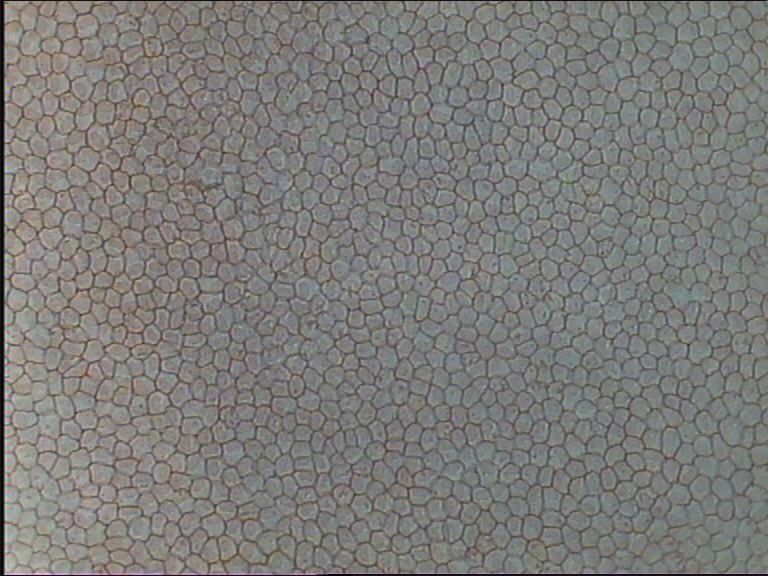
#> input picture cell_data/Original/1.Jpg, 768 x 576 px, given in place of 26.jpg, which was not available
$ python image_layer.py
#> lines starting #> are read from the running program, lines starting #| are printed output that depends on the picture; after the words box and inside, x2 and y2 are one past the last pixel; in counts of white or black regions, pixels touching at a corner belong together; pictures that were not available may be replaced by others from this repository, and a replacement may not be noted
import cv2
import os
import numpy as np
from torch import nn
import torch
from matplotlib import pyplot as plt
from tqdm import tqdm


def extract_two_sub_images(filepath : str, image_number : int, display_images : bool, n_image : int, n_label : int):
    """extracts two subimages from the given image number. Returns both the label and the image

    Parameters
    ----------
    filepath : str
        the location of the folders containing the masks and the images
    image_number : int
        the number (1-30) of the file to be opened
    display_images : bool
        whether to print the images and their associated large image
    Returns
    -------
    (img_1, label_1), (img_2, label_2) : all numpy.array
        The image (array format) and manual label (array format) in grayscale for two sub images
        the label arrays have a size of 67x67. The input arrays are 97x97 as the network structure
        loses the outer pixel dimensions
    img_g : numpy.array
        The original image in grayscale, with the chosen rechtangles marked
    """
#> called with image_number = 26, display_images = False, n_image = 97, n_label = 67

    file_orig = filepath+"\\Original\\"+str(image_number)+".jpg"
    label = filepath + "\\Manual\\"+str(image_number)+"s.jpg"
    #print(os.listdir(filepath))

    # note - we will train on a gray image!
    img = cv2.imread(file_orig)
#> img is the input picture: shape (576, 768, 3); mean B, G, R 120.8, 123.5, 124.2
    img_g = cv2.imread(file_orig,cv2.IMREAD_GRAYSCALE)
#> img_g: shape (576, 768); min 0, max 211, mean 123.4
    img_label = cv2.imread(label,cv2.IMREAD_GRAYSCALE)
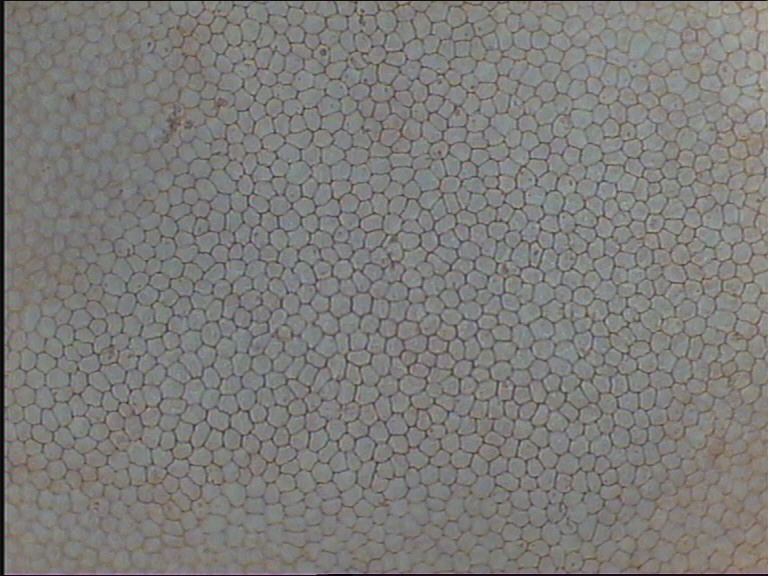
#> input picture cell_data/Original/10.Jpg, 768 x 576 px, given in place of 26s.jpg, which was not available
#> img_label: shape (576, 768); min 0, max 175, mean 123.7

    # Draw in the labels
    # note that the label are where it is white (255), but there is some noise
    # where the mask is value 1, should be removed prior to training
    #img[img_label == 255] = (0,0,255)
    window_name = 'demo'


    # Find the outer extents
    height, width = img_label.shape
#> height = 576; width = 768
    min_x, min_y = width, height
#> min_x = 768; min_y = 576
    max_x = max_y = 0

    cnts, _ = cv2.findContours(img_label, cv2.RETR_TREE, cv2.CHAIN_APPROX_NONE)
#> cnts = 3 contours, 2 with area under 20; largest, box (x1, y1, x2, y2) and area: (0, 0, 768, 576) 441018
    for cnt in cnts:
        peri = cv2.arcLength(cnt, True)
        approx = cv2.approxPolyDP(cnt, 0.02*peri, True)
        x, y, w, h = cv2.boundingRect(approx)
        min_x = min(min_x,x)
        min_y = min(min_y,y)
        max_x = max(max_x,x+w)
        max_y = max(max_y,y+h)
#> this loop made 3 passes
#> (peri, approx, x, y, w, h) on passes 1, 3: (2687.3, [[0, 0], [0, 575], [767, 575], [767, 0]], 0, 0, 768, 576), (5.66, [[343, 574], [344, 573], [345, 574], [344, 575]], 343, 573, 3, 3)
#> (peri, x, y, w, h) on pass 2: (7.66, 346, 573, 4, 3)

    cv2.rectangle(img, (min_x, min_y), (max_x, max_y), (0, 255, 0), 2)
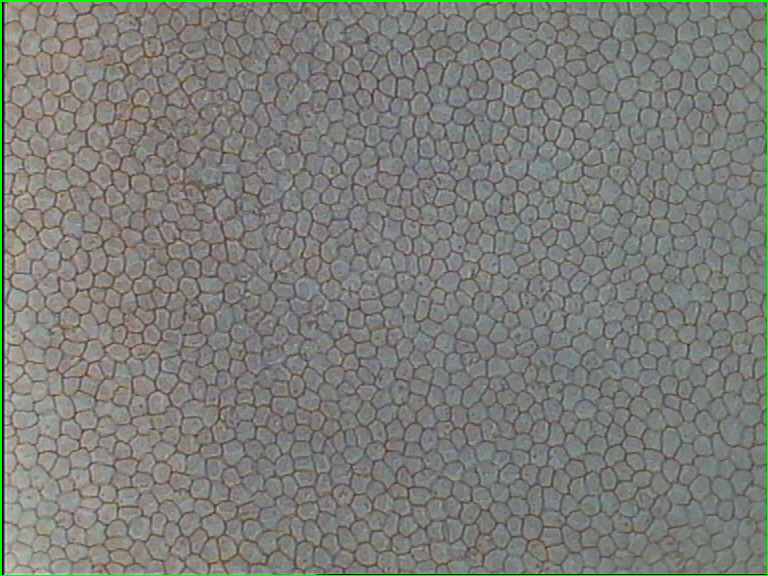
#> img: shape (576, 768, 3); 0.91% of pixels changed, all inside (x1, y1, x2, y2) = (0, 0, 768, 576)

    # paper uses 239x239px images cropped to 67x67. However, the input is 97x97
    n_sub = n_image
    n_lab = n_label

    offset = 55 #px from image edge

    mid1 = (min_x + offset, (min_y+max_y)//2)
#> mid1 = (55, 288)
    mid2 = (max_x - offset, (min_y+max_y)//2)
#> mid2 = (713, 288)
    # we take two sub images at opposite sides of the labelled area
    # we copy here to avoid redrawing a rectangle on the top
    img_cropped_1 = img_g[(mid1[1] - (n_sub-1)//2) : (mid1[1] + (n_sub-1)//2)+1, (mid1[0] - (n_sub-1)//2) : (mid1[0] + (n_sub-1)//2)+1].copy()
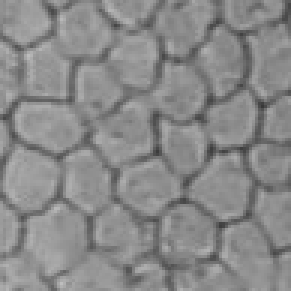
#> img_cropped_1: shape (97, 97) (shown 3 times larger); min 56, max 190, mean 137.4
    img_cropped_2 = img_g[(mid2[1] - (n_sub-1)//2) : (mid2[1] + (n_sub-1)//2)+1, (mid2[0] - (n_sub-1)//2) : (mid2[0] + (n_sub-1)//2)+1].copy()
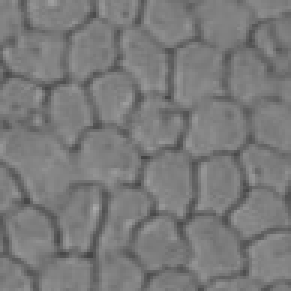
#> img_cropped_2: shape (97, 97) (shown 3 times larger); min 67, max 171, mean 122.2

    label_cropped_1 = img_label[(mid1[1] - (n_lab-1)//2) : (mid1[1] + (n_lab-1)//2)+1, (mid1[0] - (n_lab-1)//2) : (mid1[0] + (n_lab-1)//2)+1].copy()
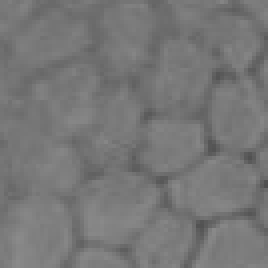
#> label_cropped_1: shape (67, 67) (shown 4 times larger); min 78, max 139, mean 118.7
    label_cropped_2 = img_label[(mid2[1] - (n_lab-1)//2) : (mid2[1] + (n_lab-1)//2)+1, (mid2[0] - (n_lab-1)//2) : (mid2[0] + (n_lab-1)//2)+1].copy()
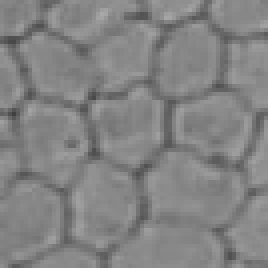
#> label_cropped_2: shape (67, 67) (shown 4 times larger); min 65, max 169, mean 131

    # so we don't get squares on our output image
    img_g_out = img_g.copy()
    #draw the rectangles marking the image on the grayscale one
    cv2.rectangle(img_g,((mid1[0] - (n_lab-1)//2) , (mid1[1] - (n_lab-1)//2) ) ,((mid1[0] + (n_lab-1)//2)+1, (mid1[1] + (n_lab-1)//2)+1),(0, 255, 0), 2)
    #cv2.rectangle(img_label,((mid1[0] - (n_lab-1)//2) , (mid1[1] - (n_lab-1)//2) ) ,((mid1[0] + (n_lab-1)//2)+1, (mid1[1] + (n_lab-1)//2)+1),(0, 255, 0), 2)
    cv2.rectangle(img_g,((mid2[0] - (n_lab-1)//2) , (mid2[1] - (n_lab-1)//2) ) ,((mid2[0] + (n_lab-1)//2)+1, (mid2[1] + (n_lab-1)//2)+1),(0, 255, 0), 2)
    #cv2.rectangle(img_label,((mid2[0] - (n_lab-1)//2) , (mid2[1] - (n_lab-1)//2) ) ,((mid2[0] + (n_lab-1)//2)+1, (mid2[1] + (n_lab-1)//2)+1),(0, 255, 0), 2)
    cv2.rectangle(img_g,(min_x,min_y), (max_x, max_y),(0, 255, 0), 2)
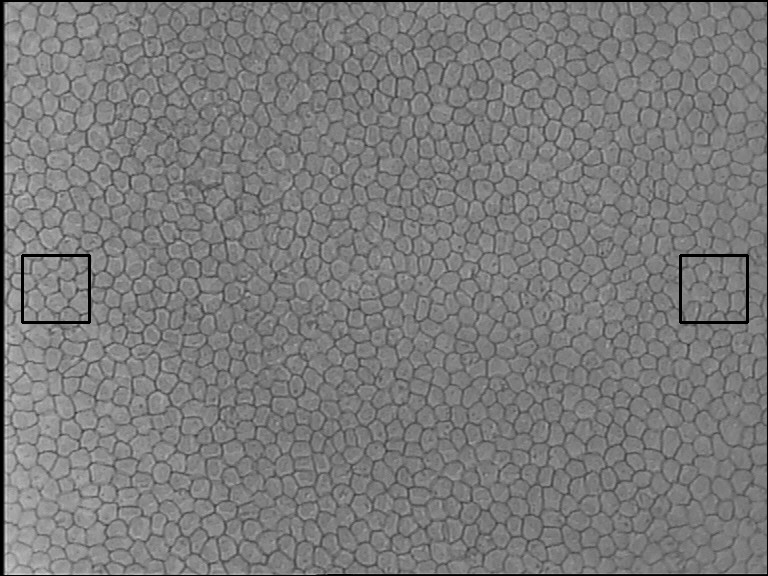
#> img_g: shape (576, 768); min 0, max 211, mean 122.5
    img_g[img_label == 255] = 255
    if display_images:
        cv2.imshow("sub_image_1",img_cropped_1)
        cv2.imshow("sub_label_1",label_cropped_1)
        cv2.imshow("sub_image_2",img_cropped_2)
        cv2.imshow("sub_label_2",label_cropped_2)
        cv2.imshow("img",img_g)
        #cv2.imshow("label",img_label)
        #cv2.imwrite("images\\overlay_two_crop" + str(n) + ".png",img_g)
        cv2.waitKey(0)

    return (img_cropped_1, label_cropped_1), (img_cropped_2, label_cropped_2), img_g_out

# [9 lines left out: functions normalise_image, normalise_label, not called in this run]


class Network(nn.Module):

    # [6 lines left out: function __init__, not called in this run]

    def bipolar_sigmoid(self,x):
        return torch.sigmoid(x)*2 - 1


    # [24 lines left out: functions forward, weights_init_uniform, image_to_tensor, not called in this run]
def tensor_to_array(tensor):
    return torch.squeeze(tensor).detach().numpy()

# [7 lines left out: function post_process, not called in this run]


def main():
    filepath = "C:\\Users\\seoir\\git\\replicating_old_papers\\cell_data"

    # Generate the test and train images
    n_1 = 26
    n_2 = 25

    # we take the train and evaluate images from different images to give more general training
    (tr_1, tr_lb_1), (te_2,te_lb_2), img = extract_two_sub_images(filepath, n_1, False, 97, 67)
    (te_1, te_lb_1), (tr_2,tr_lb_2), _ = extract_two_sub_images(filepath, n_2, False, 97, 67)
#> in extract_two_sub_images, img is the input picture: shape (576, 768, 3); mean B, G, R 121, 123.5, 124.9

    # turn all images to tensors for training
    tr_1 = image_to_tensor(tr_1)
    tr_2 = image_to_tensor(tr_2)
    te_1 = image_to_tensor(te_1)
    te_2 = image_to_tensor(te_2)

    tr_lb_1 = image_to_tensor(tr_lb_1)
    tr_lb_2 = image_to_tensor(tr_lb_2)
    te_lb_1 = image_to_tensor(te_lb_1)
    te_lb_2 = image_to_tensor(te_lb_2)

    # Combining the data into batches:
    train_data = torch.stack([tr_1,tr_2])
    train_labels = torch.stack([tr_lb_1,tr_lb_2])

    eval_data = torch.stack([te_1,te_2])
    eval_labels = torch.stack([te_lb_1,te_lb_2])


    # From the paper
    learningRate = 0.05
    momentum = 0.9

    model = Network()
    #this applies the function to each layer of the model
    model.apply(weights_init_uniform)

    loss_function = nn.MSELoss()
    # probably change this later
    optimiser = torch.optim.Adam(model.parameters(), lr=learningRate, betas = (momentum, 0.999))

    #print(model(tr_1))

    iterations = 200
    iter_numbers = []
    losses = []
    losses_eval = []
    iter_numbers_eval = []
    model.train()


    for i in tqdm(range(iterations)):
        iter_numbers.append(i)
        optimiser.zero_grad()
        pred = model(train_data)
        loss = loss_function(pred, train_labels)
        loss.backward()
        optimiser.step()
        losses.append(loss.item())
        if (i+1)%10 == 0:
            model.eval()
            iter_numbers_eval.append(i)
            losses_eval.append(loss_function(model(eval_data),eval_labels).item())
            model.train()

    plt.figure()
    plt.plot(iter_numbers,losses, label = 'Train')
    plt.plot(iter_numbers_eval,losses_eval, label = 'Evaluation')
    plt.legend()
    plt.xlabel('Iteration Number')
    plt.ylabel('MSE Loss')
    plt.show()
    #im_out = model_tr()
    model.eval()
    #print(tensor_to_array(model(tr_1)))
    cv2.imshow("Train", torch.squeeze(model(tr_1)).detach().numpy())
    cv2.imshow("Eval", torch.squeeze(model(te_1)).detach().numpy())
    cv2.waitKey(0)

    img = image_to_tensor(img)
    cv2.imshow("Full Image", tensor_to_array(model(img)))
    cv2.imwrite("image_for_process.png", tensor_to_array(model(img)))
    cv2.waitKey(0)


if __name__ == "__main__":
#> (the run stopped early here; a loop or call above may not have finished)
